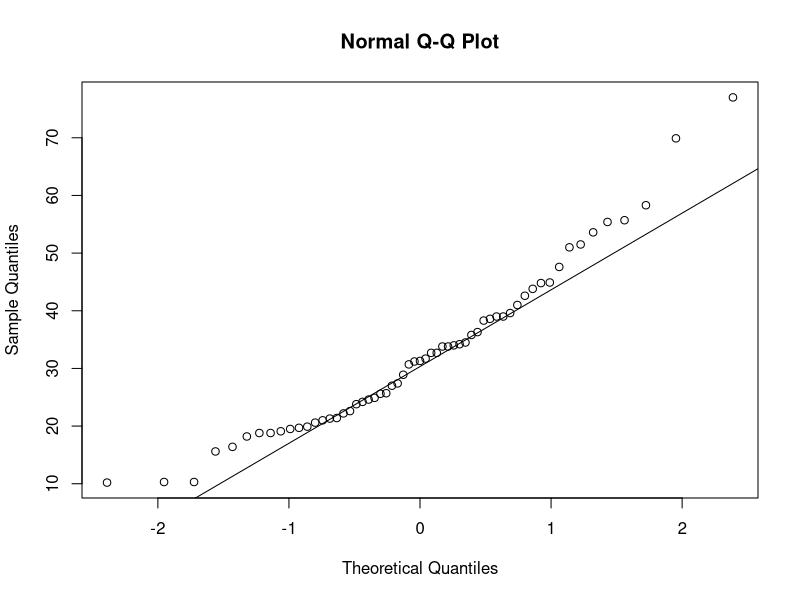
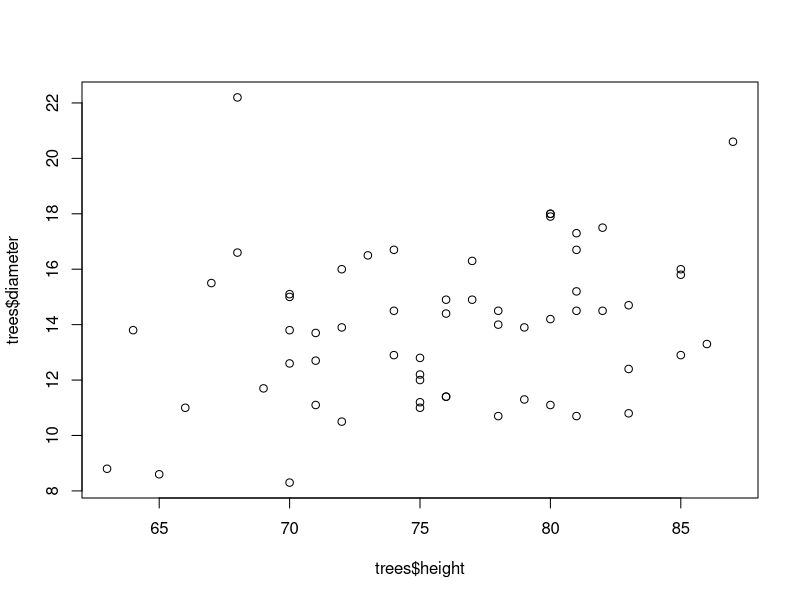

Source code (R) for these figures, in order:
## ---- chunk 1
trees = read.table("data/treeVolume.txt", header = T)
trees$type <- as.factor(trees$type)
qqnorm(trees$volume); qqline(trees$volume)
## ---- chunk 2
trees_lm1 <- lm(volume ~ type, data = trees)
summary(trees_lm1)
trees_aov <- anova(trees_lm1)
print(trees_aov)
## ---- chunk 3
trees_lm2 <- lm(volume ~ type * diameter + height, data = trees)
anova(trees_lm2)
trees_lm3 <- lm(volume ~ type * height + diameter, data = trees)
anova(trees_lm3)
## ---- chunk 4
trees_lm4 <- lm(volume ~ diameter + height + type, data = trees)
summary(trees_lm4)
drop1(trees_lm4, test='F')
## ---- chunk 5
tree_lm5 <- lm(volume ~ diameter + height, data = trees)
smry <- summary(tree_lm5)
smry
## ---- chunk 6
smry$coefficient["(Intercept)","Estimate"]+
  smry$coefficient["diameter","Estimate"]*mean(trees$diameter)+
  smry$coefficient["height","Estimate"]*mean(trees$height)
## ---- chunk 7
trees$transform <- pi * (trees$diameter/2)^2 * trees$height
trees_lm5 <- lm(volume ~ transform, data = trees)
summary(trees_lm5)

plot(trees$height, trees$diameter)
